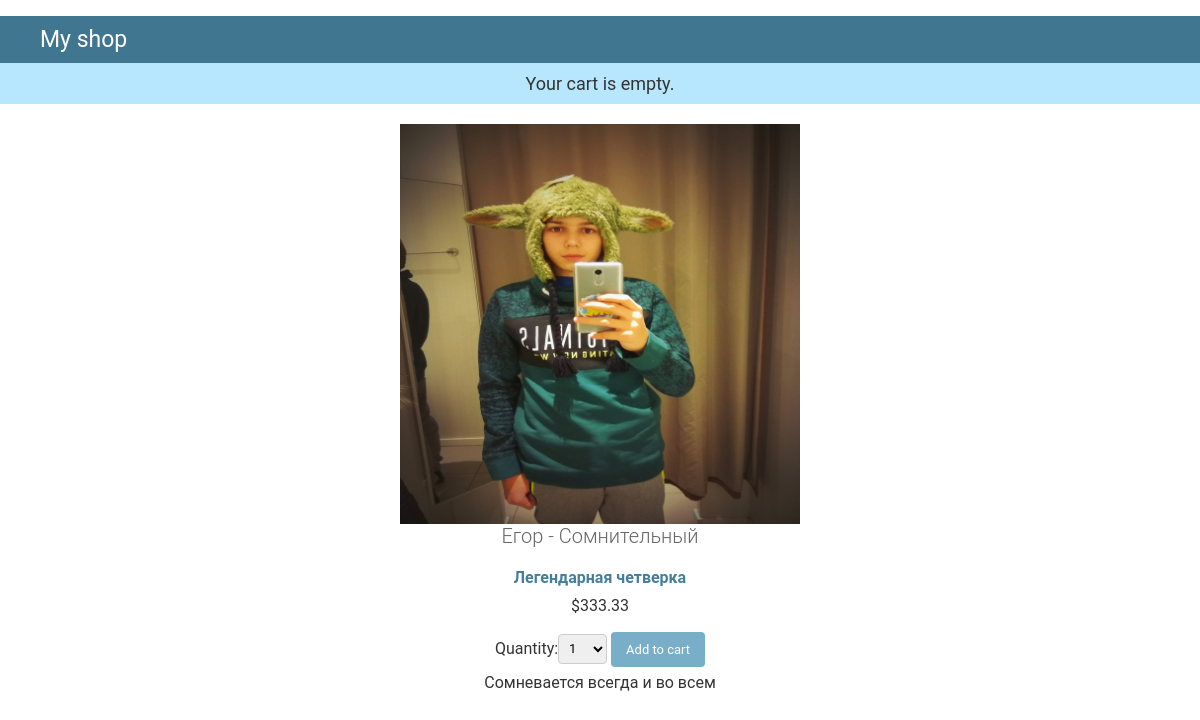
Screenshot of /8/egor-somnitelnyj/ with the database file from the repository.
### shop/models.py (models this page shows, shortened)
class Product(models.Model):
    category = models.ForeignKey(Category, related_name='products', on_delete = models.CASCADE)
    name = models.CharField(max_length=200, db_index=True)
    slug = models.SlugField(max_length=200, db_index=True)
    image = models.ImageField(upload_to='products/%Y/%m/%d', blank=True)
    description = models.TextField(blank=True)
    price = models.DecimalField(max_digits=10, decimal_places=2)
    stock = models.PositiveIntegerField()
    available = models.BooleanField(default=True)
    created = models.DateTimeField(auto_now_add=True)
    updated = models.DateTimeField(auto_now=True)
    class Meta:
        verbose_name = 'Продукт'
        verbose_name_plural = 'продукты'
        ordering = ('name',)
        index_together = (('id', 'slug'),)

class Category(models.Model):
    name = models.CharField(max_length=200, db_index=True)
    slug = models.SlugField(max_length=200, db_index=True, unique=True)
    def get_absolute_url(self):
        return reverse('shop:product_list_by_category',
                        args=[self.slug])
    class Meta:
        ordering = ('name',)
        verbose_name = 'Категория'
        verbose_name_plural = 'Категории'
    def __str__(self):
        return self.name

### shop/views.py (the view)
def product_detail(request, id, slug):
    product = get_object_or_404(Product,
                                id=id,
                                slug=slug,
                                available=True)
    cart_product_form = CartAddProductForm()
    return render(request, 'shop/product/detail.html', {'product': product,
                                                        'cart_product_form': cart_product_form})

### cart/forms.py
class CartAddProductForm(forms.Form):
    quantity = forms.TypedChoiceField(choices=PRODUCT_QUANTITY_CHOICES, coerce=int)
    update = forms.BooleanField(required=False, initial=False, widget=forms.HiddenInput)

### cart/cart.py (called while the page is built)
    def __len__(self):
        return sum(item['quantity'] for item in self.cart.values())

### cart/context_processors.py (called while the page is built)
def cart(request):
    return {'cart': Cart(request)}

### shop/templates/shop/product/detail.html (shortened to what this page needs)
﻿{% extends "shop/base.html" %}
{% load static %}
{% block content %}
    <div class="product-detail">
        <img src="{% if product.image %}{{ product.image.url }}{% else %}{% static "img/no_image.png" %}{% endif %}">
        <h1>{{ product.name }}</h1>
        <h2><a href="{{ product.category.get_absolute_url }}">{{ product.category }}</a></h2>
        <p class="price">${{ product.price }}</p>
            <form action="{% url "cart:cart_add" product.id %}" method="post">
                {{ cart_product_form }}
                <input type="submit" value="Add to cart">
            </form>
        {{ product.description|linebreaks }}
    </div>
{% endblock %}

### shop/static/css/base.css (style rules this page uses)
.product-detail { align-items: center; text-align: center; }
.product-detail img { width: 400; height: 400; }
body { margin: 0; padding: 0; font-size: 14px; font-family: "Roboto","Lucida Grande","DejaVu Sans","Bitstream Vera Sans",Verdana,Arial,sans-serif; color: #333; background: #fff; }
a:link, a:visited { color: #447e9b; text-decoration: none; }
p, ol, ul, dl { margin: .2em 0 .8em 0; }
p { padding: 0; line-height: 140%; }
h1,h2,h3,h4,h5 { font-weight: bold; }
h1 { margin: 0 0 20px; font-weight: 300; font-size: 20px; color: #666; }
h2 { font-size: 16px; margin: 1em 0 .5em 0; }
form { margin: 0; padding: 0; }
input, textarea, select, .form-row p, form .button { margin: 2px 0; padding: 2px 3px; vertical-align: middle; font-family: "Roboto", "Lucida Grande", Verdana, Arial, sans-serif; font-weight: normal; font-size: 13px; }
input[type=text], input[type=password], input[type=email], input[type=url], input[type=number], input[type=tel], textarea, select, .vTextField { border: 1px solid #ccc; border-radius: 4px; padding: 5px 6px; margin-top: 0; }
select { height: 30px; }
.button, input[type=submit], input[type=button], .submit-row input, a.button { background: #79aec8; padding: 10px 15px; border: none; border-radius: 4px; color: #fff; cursor: pointer; }

### rows the page displays
Product: image (picture), name "Егор - Сомнительный", category "Легендарная четверка", price "333.33", description "Сомневается всегда и во всем"
